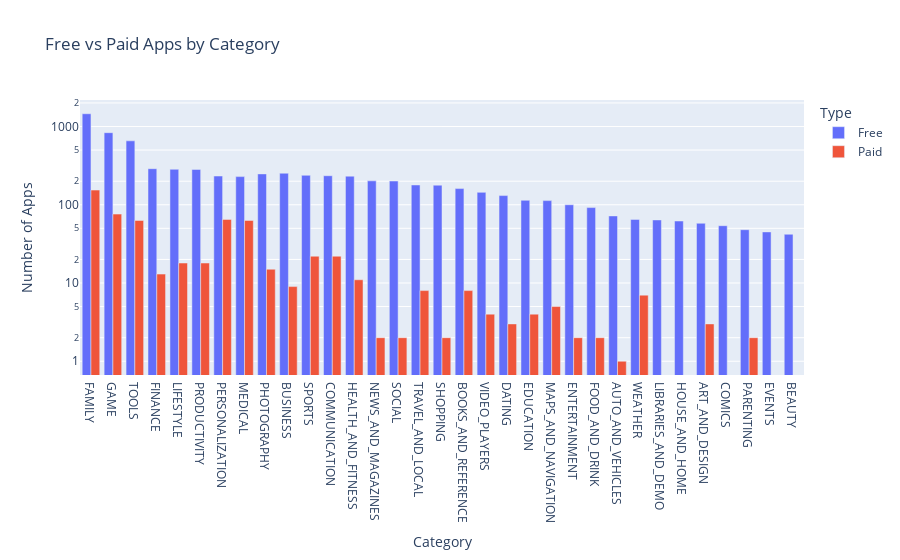

Here is the notebook cell this chart was saved with:
### Markdown cell above
**Challenge**: Use the plotly express bar [chart examples](https://plotly.com/python/bar-charts/#bar-chart-with-sorted-or-ordered-categories) and the [.bar() API reference](https://plotly.com/python-api-reference/generated/plotly.express.bar.html#plotly.express.bar) to create this bar chart: 

<img src=https://imgur.com/LE0XCxA.png>

You'll want to use the `df_free_vs_paid` DataFrame that you created above that has the total number of free and paid apps per category. 

See if you can figure out how to get the look above by changing the `categoryorder` to 'total descending' as outlined in the documentation here [here](https://plotly.com/python/categorical-axes/#automatically-sorting-categories-by-name-or-total-value).

### Code cell
g_bar = px.bar(df_free_vs_paid,
               x='Category',
               y='App',
               title='Free vs Paid Apps by Category',
               color='Type',
               barmode='group')
 
g_bar.update_layout(xaxis_title='Category',
                    yaxis_title='Number of Apps',
                    xaxis={'categoryorder':'total descending'},
                    yaxis=dict(type='log'))
 
g_bar.show()

### Figure 1 — Plotly figure (JSON) as saved in the notebook; plotly's stock layout.template omitted (floating-point values rounded to 4 significant figures)
{"data": [{"alignmentgroup": "True", "hovertemplate": "Type=Free<br>Category=%{x}<br>App=%{y}<extra></extra>", "legendgroup": "Free", "marker": {"color": "#636efa", "pattern": {"shape": ""}}, "name": "Free", "offsetgroup": "Free", "orientation": "v", "showlegend": true, "textposition": "auto", "type": "bar", "x": ["ART_AND_DESIGN", "AUTO_AND_VEHICLES", "BEAUTY", "BOOKS_AND_REFERENCE", "BUSINESS", "COMICS", "COMMUNICATION", "DATING", "EDUCATION", "ENTERTAINMENT", "EVENTS", "FAMILY", "FINANCE", "FOOD_AND_DRINK", "GAME", "HEALTH_AND_FITNESS", "HOUSE_AND_HOME", "LIBRARIES_AND_DEMO", "LIFESTYLE", "MAPS_AND_NAVIGATION", "MEDICAL", "NEWS_AND_MAGAZINES", "PARENTING", "PERSONALIZATION", "PHOTOGRAPHY", "PRODUCTIVITY", "SHOPPING", "SOCIAL", "SPORTS", "TOOLS", "TRAVEL_AND_LOCAL", "VIDEO_PLAYERS", "WEATHER"], "xaxis": "x", "y": [58, 72, 42, 161, 253, 54, 235, 131, 114, 100, 45, 1456, 289, 92, 834, 232, 62, 64, 284, 113, 229, 202, 48, 233, 248, 283, 178, 201, 238, 656, 179, 144, 65], "yaxis": "y"}, {"alignmentgroup": "True", "hovertemplate": "Type=Paid<br>Category=%{x}<br>App=%{y}<extra></extra>", "legendgroup": "Paid", "marker": {"color": "#EF553B", "pattern": {"shape": ""}}, "name": "Paid", "offsetgroup": "Paid", "orientation": "v", "showlegend": true, "textposition": "auto", "type": "bar", "x": ["ART_AND_DESIGN", "AUTO_AND_VEHICLES", "BOOKS_AND_REFERENCE", "BUSINESS", "COMMUNICATION", "DATING", "EDUCATION", "ENTERTAINMENT", "FAMILY", "FINANCE", "FOOD_AND_DRINK", "GAME", "HEALTH_AND_FITNESS", "LIFESTYLE", "MAPS_AND_NAVIGATION", "MEDICAL", "NEWS_AND_MAGAZINES", "PARENTING", "PERSONALIZATION", "PHOTOGRAPHY", "PRODUCTIVITY", "SHOPPING", "SOCIAL", "SPORTS", "TOOLS", "TRAVEL_AND_LOCAL", "VIDEO_PLAYERS", "WEATHER"], "xaxis": "x", "y": [3, 1, 8, 9, 22, 3, 4, 2, 154, 13, 2, 76, 11, 18, 5, 63, 2, 2, 65, 15, 18, 2, 2, 22, 63, 8, 4, 7], "yaxis": "y"}], "layout": {"autosize": true, "barmode": "group", "legend": {"title": {"text": "Type"}, "tracegroupgap": 0}, "title": {"text": "Free vs Paid Apps by Category"}, "xaxis": {"anchor": "y", "autorange": true, "categoryorder": "total descending", "domain": [0, 1], "range": [-0.5, 32.5], "title": {"text": "Category"}, "type": "category"}, "yaxis": {"anchor": "x", "autorange": true, "domain": [0, 1], "range": [-0.1757, 3.339], "title": {"text": "Number of Apps"}, "type": "log"}}}
